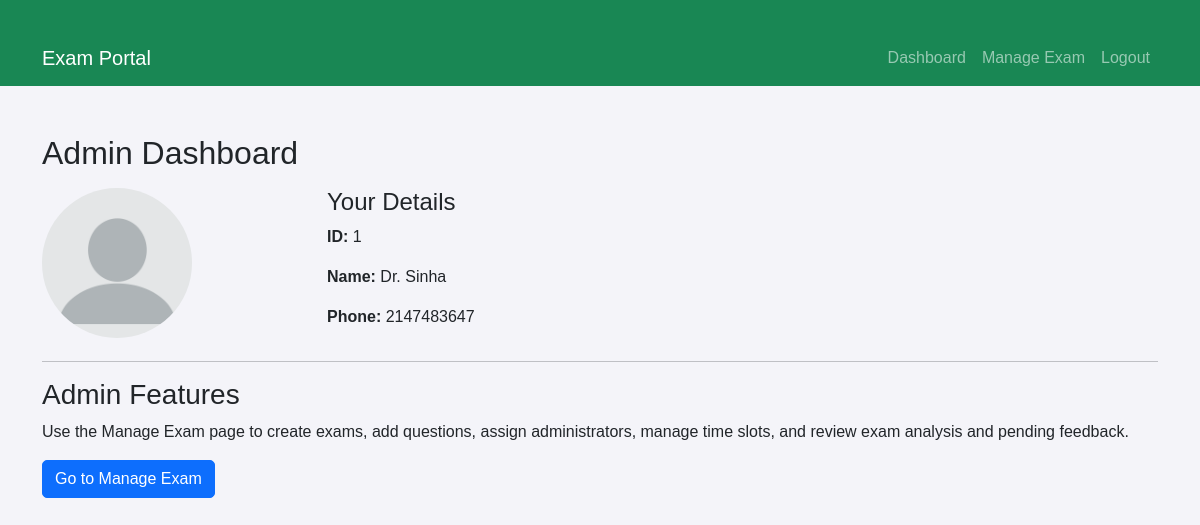
The page /pages/admin_dashboard.php (signed in) on the database as committed earlier.
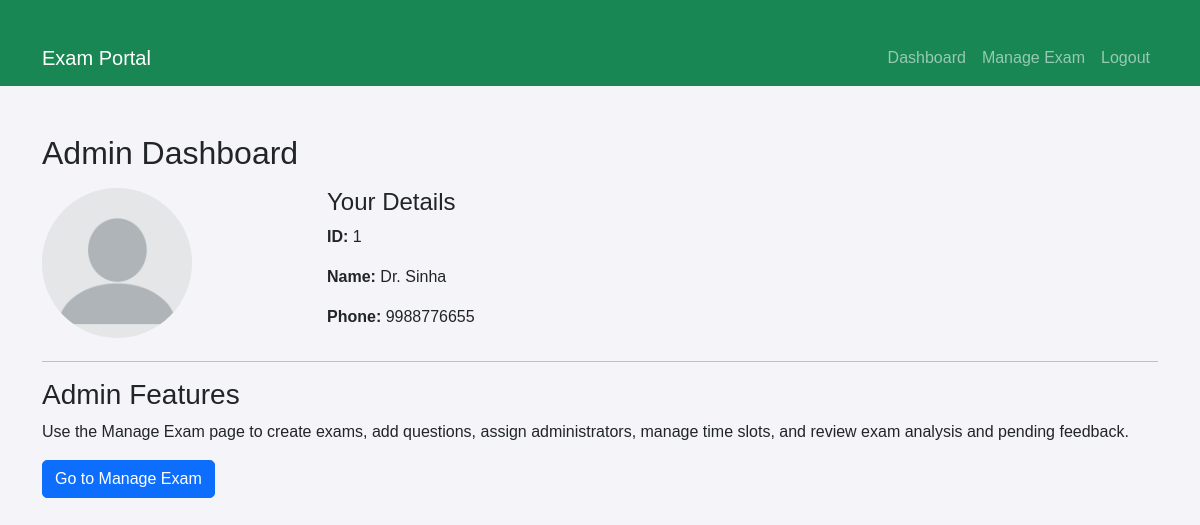
The same page on the database as committed later.
### tables this page shows
CREATE TABLE
    examiners (
        EID BIGINT PRIMARY key auto_increment NOT NULL,
        name VARCHAR(25) NOT NULL,
        Phone_no VARCHAR(10) NOT NULL
    );

### pages/admin_dashboard.php (the view, shortened to what this page needs)
<?php
require_once '../include/dbh.inc.php';
$admin_id = $_SESSION['eid'];
$stmt = $pdo->prepare("SELECT * FROM examiners WHERE EID = ?");
$stmt->execute([$admin_id]);
$admin = $stmt->fetch(PDO::FETCH_ASSOC);
?>
<!DOCTYPE html>
<html lang="en">
<head>
    <link href="https://cdn.jsdelivr.net/npm/bootstrap@5.0.2/dist/css/bootstrap.min.css" rel="stylesheet">
    <link rel="stylesheet" href="../css/style.css">
</head>
<body>
    <?php include 'navbar.php'; ?>
    <div class="container mt-5">
        <h2>Admin Dashboard</h2>
        <div class="row mt-3">
            <div class="col-md-3">
                <img src="../assets/default.png" alt="Default Admin Photo" class="admin-photo img-fluid">
            </div>
            <div class="col-md-9">
                <h4>Your Details</h4>
                <p><strong>ID:</strong> <?php echo htmlspecialchars($admin['EID']); ?></p>
                <p><strong>Name:</strong> <?php echo htmlspecialchars($admin['name']); ?></p>
                <p><strong>Phone:</strong> <?php echo htmlspecialchars($admin['Phone_no']); ?></p>
            </div>
        </div>
        <hr>
        <h3>Admin Features</h3>
        <p>Use the Manage Exam page to create exams, add questions, assign administrators, manage time slots, and review exam analysis and pending feedback.</p>
        <a href="manage_exam.php" class="btn btn-primary">Go to Manage Exam</a>
    </div>
</body>
</html>

### pages/navbar.php (shortened to what this page needs)
<nav class="navbar navbar-expand-lg navbar-dark bg-success">
    <div class="container">
        <a class="navbar-brand" href="index.php">Exam Portal</a>
        <div class="collapse navbar-collapse" id="navbarNav">
            <ul class="navbar-nav ms-auto">
                <?php if (isset($_SESSION['admin'])): ?>
                    <li class="nav-item"><a class="nav-link" href="admin_dashboard.php">Dashboard</a></li>
                    <li class="nav-item"><a class="nav-link" href="manage_exam.php">Manage Exam</a></li>
                    <li class="nav-item"><a class="nav-link" href="logout.php">Logout</a></li>
                <?php else: ?>
                    <li class="nav-item"><a class="nav-link" href="register.php">Register</a></li>
                    <li class="nav-item"><a class="nav-link" href="login.php">Student Login</a></li>
                    <li class="nav-item"><a class="nav-link" href="admin_login.php">Admin Login</a></li>
                <?php endif; ?>
            </ul>
        </div>
    </div>
</nav>

### css/style.css (style rules this page uses)
body { background-color: #f4f4f9; font-family: "Arial", sans-serif; }
.navbar { margin-bottom: 20px; }
.container { margin-top: 30px; }
.btn { border-radius: 5px; }

### pages/admin_dashboard.php (style rules this page uses)
.admin-photo { max-width: 150px; border-radius: 50%; }

Rows that differ between the two databases and show on the page:
changed examiners "Dr. Sinha": Phone_no "2147483647" → "9988776655"
